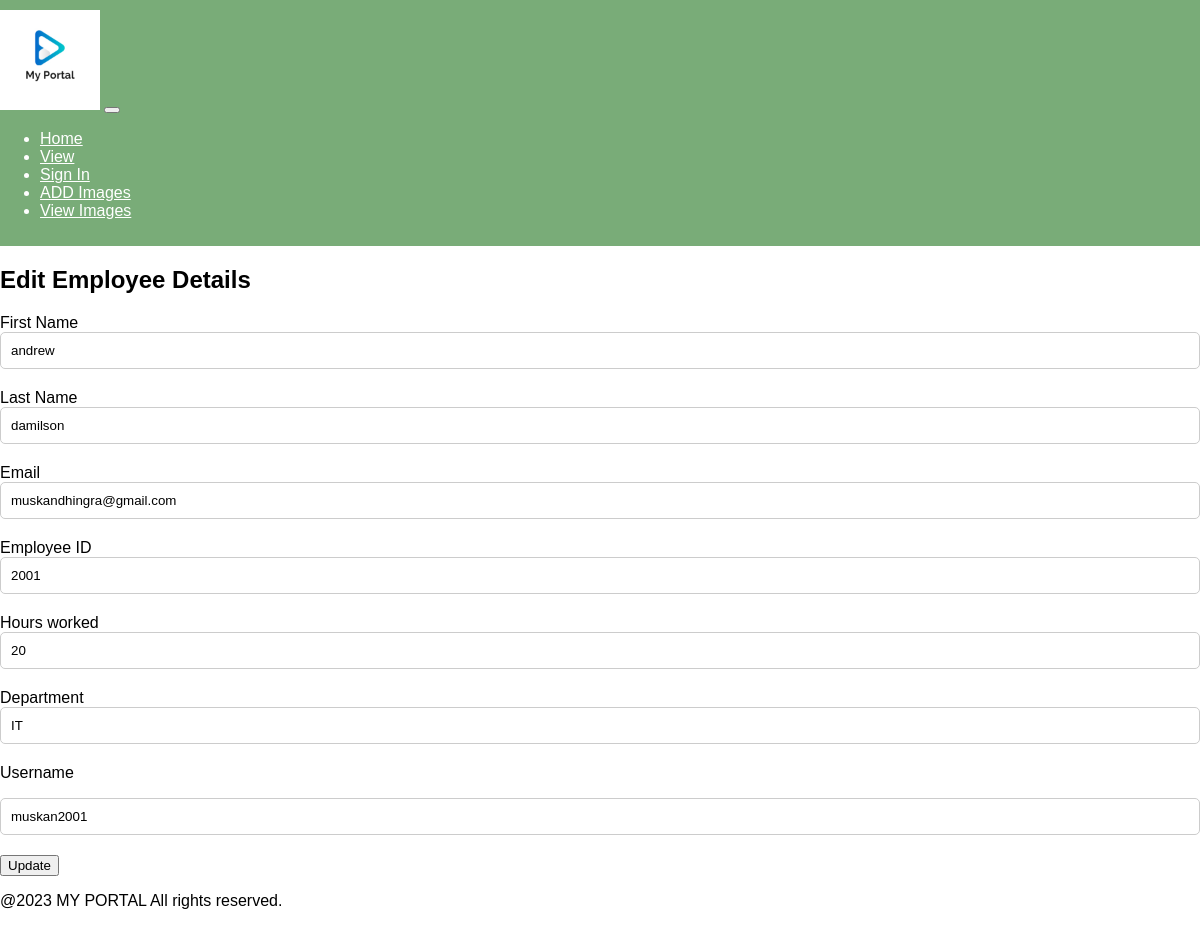
Screenshot of /edit.php?id=2001 with the database file from the repository.
### tables this page shows
CREATE TABLE IF NOT EXISTS `employee_data` (
  `Employee_ID` int(11) NOT NULL,
  `fname` varchar(40) NOT NULL,
  `lname` varchar(40) NOT NULL,
  `age` int(11) NOT NULL,
  `hoursworked` int(11) NOT NULL,
  `email` varchar(40) NOT NULL,
  `department` varchar(255) NOT NULL,
  `username` varchar(100) NOT NULL,
  `password` varchar(255) NOT NULL,
  PRIMARY KEY (`Employee_ID`)
);

### edit.php (the view, shortened to what this page needs)
<link rel="stylesheet" href="css/style.css" type="text/css">
<?php
echo '<header>';
    require 'include/globalheader.php';
    echo '</header>';
    require 'database.php';
    if (isset($_GET['id'])) {
        $Employee_ID = $_GET['id'];
        $sql = "SELECT * FROM employee_data WHERE Employee_ID = :Employee_ID";
        $stmt = $conn->prepare($sql);
        $stmt->bindParam(':Employee_ID', $Employee_ID);
        $stmt->execute();
        $employee = $stmt->fetch(PDO::FETCH_ASSOC);
        if ($employee) {
?>
            <section class="edit-form">
                <h2>Edit Employee Details</h2>
                <form method="post" action="update.php">
                    <div class="form-group">
                        <label for="input1" class="col-sm-2 control-label">First Name</label>
                        <div class="col-sm-10">
                            <input type="text" name="fname" class="form-control" id="input1" value="<?php echo $employee['fname']; ?>" required>
                        </div>
                    </div>
                    <div class="form-group">
                        <label for="input2" class="col-sm-2 control-label">Last Name</label>
                        <div class="col-sm-10">
                            <input type="text" name="lname" class="form-control" id="input2" value="<?php echo $employee['lname']; ?>" >
                        </div>
                    </div>
					<div class="form-group">
						<label for="input3" class="col-sm-2 control-label">Email</label>
						<div class="col-sm-10">
							<input type="email" name="email" class="form-control" id="input3" value="<?php echo $employee['email']; ?>" required>
						</div>
					</div>
					<div class="form-group">
						<label for="input7" class="col-sm-2 control-label">Employee ID</label>
						<div class="col-sm-10">
							<input type="number" name="Employee_ID" class="form-control" id="input7" value="<?php echo $employee['Employee_ID']; ?>" required>
						</div>
                    </div>
                    <div class="form-group">
                        <label for="input5" class="col-sm-2 control-label">Hours worked</label>
                        <div class="col-sm-10">
                            <input type="number" name="hoursworked" class="form-control" id="input5" value="<?php echo $employee['hoursworked']; ?>" required>
                        </div>
                    </div>
                    <div class="form-group">
                        <label for="input6" class="col-sm-2 control-label">Department</label>
                        <div class="col-sm-10">
                            <input type="text" name="department" class="form-control" id="input6" value="<?php echo $employee['department']; ?>" required>
                        </div>
                    </div>
					<div class="form-group">
                        <label for="username" class="col-sm-2 control-label">Username</label>
						<p><input class="form-control" name="username" type="text" placeholder="Username" value="<?php echo $employee['username']; ?>" required></p>
					</div>
                    <input type="submit" value="Update">
                </form>
            </section>
<?php
        } else {
            echo "Employee not found";
        }
    }
    else {
        echo "Employee ID not provided";
    }
echo '<footer>';
    require 'include/globalfooter.php';
    echo '</footer>';
?>

### css/style.css (style rules this page uses)
header { background-color: #79AC78; color: #fff; padding: 10px 0; }
.form-group { margin-bottom: 20px; }
.control-label { font-weight: 500; }
.form-control { width: 100%; padding: 10px; border: 1px solid #ccc; border-radius: 5px; }

### rows the page displays
employee_data: fname "andrew", lname "damilson", email "muskandhingra@gmail.com", Employee_ID "2001", hoursworked "20", department "IT", username "muskan2001"
